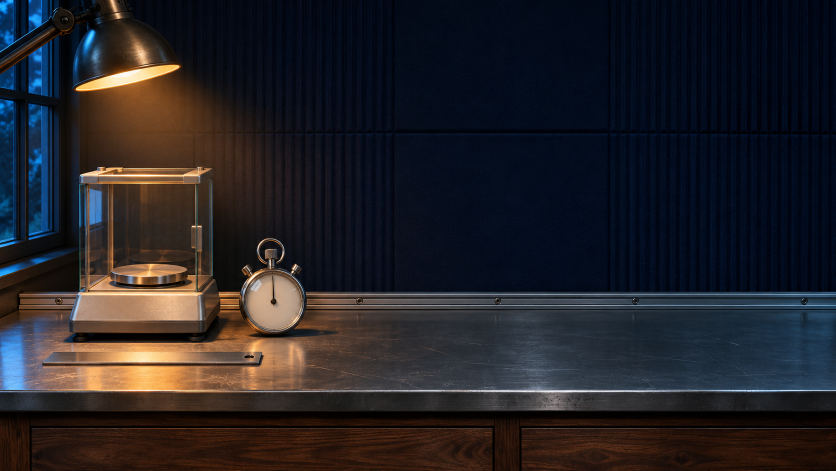
#> input picture stations/measurement/assets/bench_bg_source.png, 1672 x 941 px (shown at 1/2 size)
$ python generate_measurement_assets.py
#> lines starting #> are read from the running program, lines starting #| are printed output that depends on the picture
#!/usr/bin/env python3
"""Deterministically draw the Measurement Workshop asset set with Pillow.
All geometry, lighting, and surfaces are authored here; no external image or model is used.
"""
from pathlib import Path
from PIL import Image, ImageDraw, ImageFilter
import math, random
ROOT=Path(__file__).resolve().parents[1]
OUT=ROOT/'stations/measurement/assets'
S=2

def canvas(w,h,bg=(7,11,18,255)):
    return Image.new('RGBA',(w*S,h*S),bg)
def sc(p): return tuple(int(round(v*S)) for v in p)
def poly(d,pts,fill,outline=None,width=1): d.polygon([sc(p) for p in pts],fill=fill); \
    d.line([sc(p) for p in pts+[pts[0]]],fill=outline,width=width*S,joint='curve') if outline else None
def rect(d,box,fill,outline=None,width=1): d.rectangle(sc(box),fill=fill,outline=outline,width=width*S)
def ellipse(d,box,fill,outline=None,width=1): d.ellipse(sc(box),fill=fill,outline=outline,width=width*S)
def line(d,pts,fill,width=1): d.line([sc(p) for p in pts],fill=fill,width=max(1,width*S),joint='curve')
def rounded(d,box,r,fill,outline=None,width=1): d.rounded_rectangle(sc(box),radius=r*S,fill=fill,outline=outline,width=width*S)
def grad_bg(w,h,top,bottom):
    im=Image.new('RGBA',(w*S,h*S)); p=im.load()
    for y in range(h*S):
        t=y/(h*S-1)
        c=tuple(int(top[i]*(1-t)+bottom[i]*t) for i in range(4))
        for x in range(w*S): p[x,y]=c
    return im

def save(im,name):
    if S!=1: im=im.resize((im.width//S,im.height//S),Image.Resampling.LANCZOS)
    im.save(OUT/name,optimize=True)

def make_bg():
    # The accepted photographic background is preserved as source in the asset folder.
    # Resize only; never repaint or overwrite the source.
    source=Image.open(OUT/'bench_bg_source.png').convert('RGB')
#> source is the input picture: PIL image 1672x941 RGB; mean R, G, B 36.2, 34.2, 38.5
    source=source.resize((1920,1080),Image.Resampling.LANCZOS)
#> source: PIL image 1920x1080 RGB
    source.save(OUT/'bench_bg.png',optimize=True)

def make_ruler():
    w,h=640,128; im=canvas(w,h,(0,0,0,0)); d=ImageDraw.Draw(im,'RGBA')
#> after `im = canvas(w, h, (0, 0, 0, 0))`: im: PIL image 1280x256 RGBA; every value is 0
    # Brushed steel blade, bevels, machined dark edge
    poly(d,[(24,25),(607,25),(624,39),(624,99),(607,113),(24,113),(12,100),(12,38)],(117,136,139,255),(221,228,218,255),2)
    line(d,[(26,30),(604,30),(618,41)],(241,243,228,200),2); line(d,[(26,107),(604,107)],(51,67,71,210),2)
    for i in range(51):
        x=28+i*11.5; ht=42 if i%10==0 else (29 if i%5==0 else 17)
        line(d,[(x,39),(x,39+ht)],(16,28,33,240),2 if i%10==0 else 1)
        if i%10==0: ellipse(d,(x-2,91,x+2,95),(37,52,55,255))
    # edge grip detail
    for x in range(38,95,8): line(d,[(x,46),(x+6,46)],(191,204,198,170),1)
    save(im,'ruler.png')
#> im: PIL image 1280x256 RGBA

def make_balance():
    w=h=512; im=canvas(w,h,(0,0,0,0)); d=ImageDraw.Draw(im,'RGBA')
#> after `im = canvas(w, h, (0, 0, 0, 0))`: im: PIL image 1024x1024 RGBA; every value is 0
    # soft contact shadow
    ellipse(d,(73,425,441,478),(0,0,0,115))
    # cast-metal base and tapered shoulders
    poly(d,[(92,337),(420,337),(454,390),(424,442),(88,442),(57,390)],(35,49,55,255),(146,170,170,255),3)
    poly(d,[(78,389),(435,389),(424,431),(91,431)],(19,29,35,255),(87,112,119,255),2)
    rounded(d,(145,356,367,410),8,(7,17,22,255),(86,144,149,255),2)
    rounded(d,(167,368,346,398),4,(5,14,18,255),(52,93,101,255),1)
    # quiet segmented trace not numeric readout
    line(d,[(187,384),(211,384),(220,376),(237,389),(258,378),(280,384),(321,384)],(111,227,193,230),3)
    for x in [126,385]: ellipse(d,(x-8,408,x+8,424),(11,19,23,255),(98,119,120,255),2)
    # pedestal and pan
    poly(d,[(226,329),(286,329),(299,352),(212,352)],(87,103,105,255),(179,191,181,255),2)
    line(d,[(256,336),(256,224)],(139,154,151,255),8); line(d,[(250,233),(262,233)],(213,220,204,255),2)
    ellipse(d,(102,199,410,244),(104,119,117,255),(226,230,216,255),3)
    ellipse(d,(116,204,396,229),(176,188,179,255),(83,100,101,255),2)
    # compact calibration mass
    rounded(d,(221,125,292,199),17,(121,131,124,255),(226,218,197,255),3)
    ellipse(d,(238,113,275,131),(165,173,159,255),(229,222,201,255),2)
    line(d,[(235,142),(277,142)],(72,86,83,230),2)
    # controlled cool rim
    line(d,[(106,203),(178,198)],(152,218,218,150),2)
    save(im,'balance.png')
#> im: PIL image 1024x1024 RGBA

def make_stopwatch():
    w=h=320; im=canvas(w,h,(0,0,0,0)); d=ImageDraw.Draw(im,'RGBA')
#> after `im = canvas(w, h, (0, 0, 0, 0))`: im: PIL image 640x640 RGBA; every value is 0
    ellipse(d,(47,77,273,302),(0,0,0,110))
    rounded(d,(137,29,183,82),10,(95,112,111,255),(201,213,203,255),3)
    ellipse(d,(54,65,266,278),(39,51,56,255),(187,199,188,255),7)
    ellipse(d,(74,85,246,257),(9,19,25,255),(102,137,141,255),3)
    # physical minute hashes and analog hands
    for i in range(60):
        a=2*math.pi*i/60-math.pi/2; r1=76 if i%5==0 else 80; r2=68
        line(d,[(160+math.cos(a)*r1,171+math.sin(a)*r1),(160+math.cos(a)*r2,171+math.sin(a)*r2)],(216,226,214,220),2 if i%5==0 else 1)
    line(d,[(160,171),(190,126)],(242,166,90,255),4); line(d,[(160,171),(120,147)],(234,241,228,255),3)
    ellipse(d,(152,163,168,179),(232,240,228,255))
    # side start/reset buttons
    rounded(d,(34,106,61,147),8,(77,92,95,255),(181,195,189,255),2)
    rounded(d,(259,108,286,149),8,(77,92,95,255),(181,195,189,255),2)
    line(d,[(103,238),(217,238)],(75,101,106,150),1)
    save(im,'stopwatch.png')
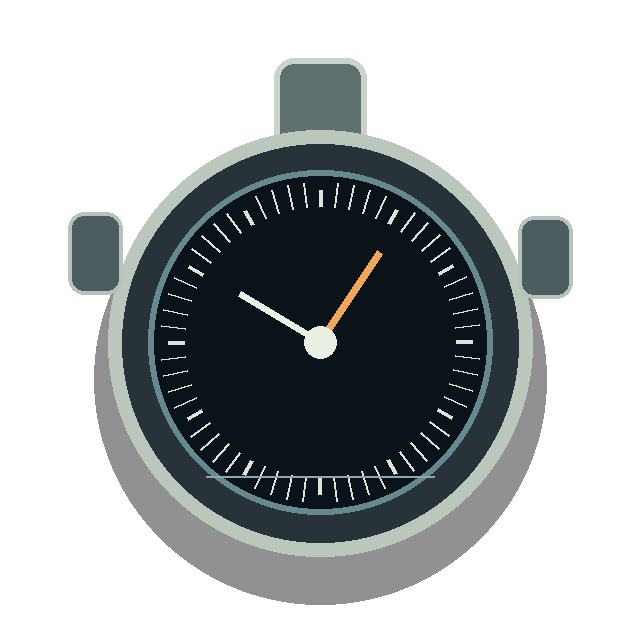
#> im: PIL image 640x640 RGBA; mean R, G, B, A 21.1, 25.6, 26.6, 104.7; transparent parts drawn white

def make_rail_piece():
    w,h=512,256; im=canvas(w,h,(0,0,0,0)); d=ImageDraw.Draw(im,'RGBA')
#> after `im = canvas(w, h, (0, 0, 0, 0))`: im: PIL image 1024x512 RGBA; every value is 0
    # aluminum extrusion in three-quarter view, repeatable end-to-end
    poly(d,[(45,83),(405,83),(465,112),(105,112)],(188,202,197,255),(236,240,225,255),3)
    poly(d,[(105,112),(465,112),(465,178),(105,178)],(72,92,99,255),(185,205,202,255),3)
    poly(d,[(45,83),(105,112),(105,178),(45,146)],(45,61,68,255),(156,175,173,255),3)
    # recessed top track and twin raised shoulders
    poly(d,[(73,91),(395,91),(428,106),(106,106)],(48,64,70,255),(120,142,143,255),2)
    poly(d,[(93,91),(137,91),(169,106),(124,106)],(127,149,149,255),(211,222,213,255),2)
    poly(d,[(300,91),(344,91),(376,106),(332,106)],(127,149,149,255),(211,222,213,255),2)
    line(d,[(112,120),(449,120)],(206,220,214,150),2)
    # end connector tongue and bolt recesses
    for x,y in [(75,121),(75,151),(426,131),(426,160)]:
        ellipse(d,(x-7,y-6,x+7,y+6),(23,37,43,255),(133,156,157,255),2); line(d,[(x-4,y),(x+4,y)],(183,197,191,170),1)
    save(im,'rail_piece.png')
#> im: PIL image 1024x512 RGBA

def make_rail_slot():
    w,h=512,256; im=canvas(w,h,(0,0,0,0)); d=ImageDraw.Draw(im,'RGBA')
    # sensor gate mounting shoe, designed to slide into the rail extrusion
    poly(d,[(91,146),(421,146),(450,165),(121,165)],(91,110,111,255),(207,219,208,255),3)
    poly(d,[(121,165),(450,165),(450,195),(121,195)],(40,56,63,255),(144,166,165,255),2)
    # dovetail shoe
    poly(d,[(147,137),(353,137),(382,151),(176,151)],(164,181,178,255),(232,236,222,255),2)
    poly(d,[(176,151),(382,151),(373,164),(168,164)],(89,112,115,255),(187,202,194,255),2)
    # gate upright + emitter/receiver window
    poly(d,[(204,137),(220,42),(286,42),(309,137)],(48,67,75,255),(177,198,199,255),3)
    rounded(d,(218,67,291,111),9,(9,23,31,255),(119,154,158,255),2)
    rounded(d,(232,79,277,99),5,(55,123,130,255),(157,222,216,255),2)
    line(d,[(238,89),(270,89)],(193,250,229,240),2)
    for x in [137,401]:
        ellipse(d,(x-9,166,x+9,183),(15,27,33,255),(170,187,181,255),2)
    # subtle glass top edge
    line(d,[(223,52),(279,52)],(218,230,222,175),2)
    save(im,'rail_slot.png')
#> in save (call 5), `if S!=1: im=im.resize((im.width//S,im.height//S),Image.Resampling.LANC..`:
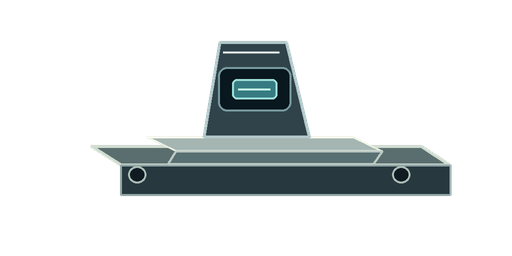
#> im: PIL image 512x256 RGBA; mean R, G, B, A 20.1, 24.3, 25, 52.9; transparent parts drawn white
#> im: PIL image 1024x512 RGBA

def make_preview():
    # Exact-size contact sheet to inspect composition, with no textual labels.
    W,H=1600,900; im=Image.new('RGBA',(W,H),(7,11,18,255)); d=ImageDraw.Draw(im,'RGBA')
#> after `im = Image.new('RGBA', (W, H), (7, 11, 18, 255))`:
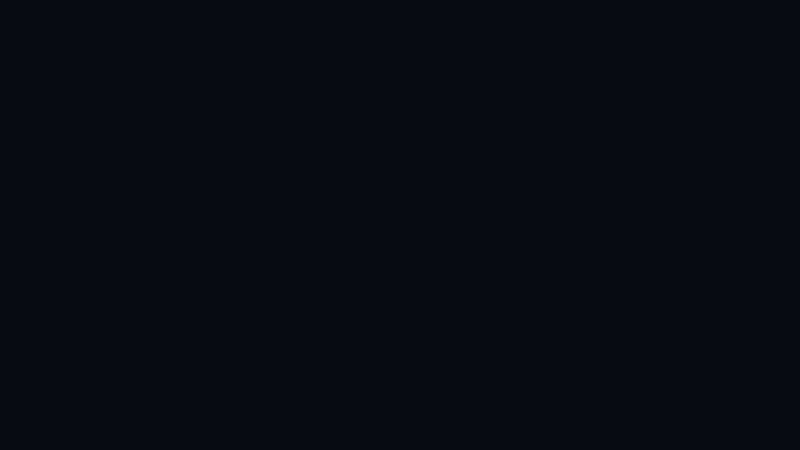
#> im: PIL image 1600x900 RGBA (shown at 1/2 size); mean R, G, B, A 7, 11, 18, 255
    bg=Image.open(OUT/'bench_bg.png').convert('RGBA').resize((960,540),Image.Resampling.LANCZOS); im.alpha_composite(bg,(0,0))
#> after `bg = Image.open(OUT / 'bench_bg.png').convert('RGBA').resize((960, 540`:
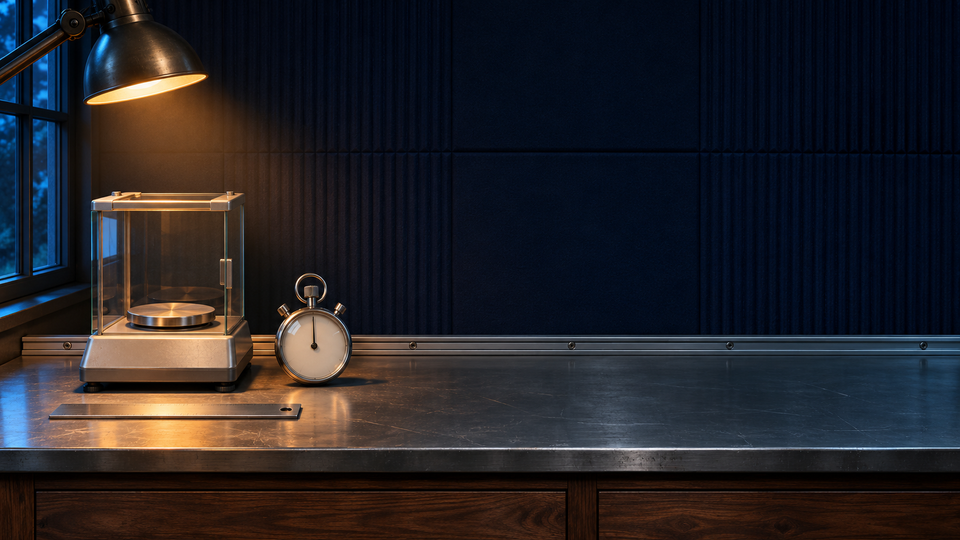
#> bg: PIL image 960x540 RGBA; mean R, G, B, A 36.2, 34.2, 38.5, 255
#> after `im.alpha_composite(bg, (0, 0))`:
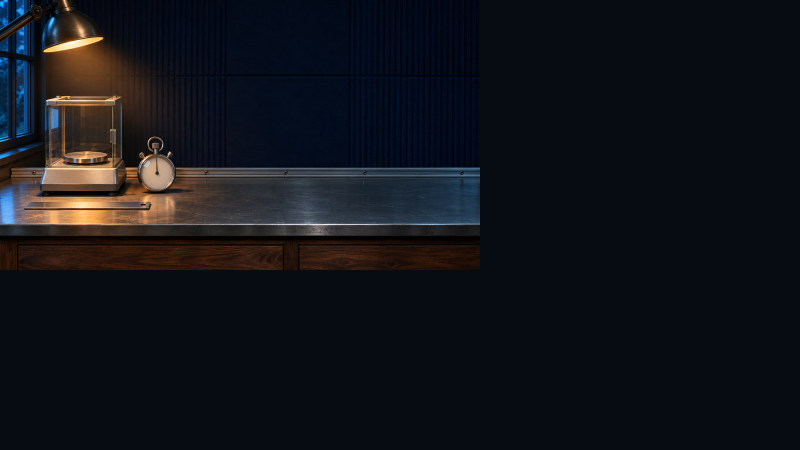
#> im: PIL image 1600x900 RGBA (shown at 1/2 size); mean R, G, B, A 17.5, 19.4, 25.4, 255
    for fname,box in [('ruler.png',(1000,55,1540,150)),('balance.png',(1060,185,1260,385)),('stopwatch.png',(1310,180,1465,335)),('rail_piece.png',(1000,450,1280,590)),('rail_slot.png',(1300,450,1570,590))]:
        a=Image.open(OUT/fname).convert('RGBA'); a.thumbnail((box[2]-box[0],box[3]-box[1]),Image.Resampling.LANCZOS); im.alpha_composite(a,(box[0]+(box[2]-box[0]-a.width)//2,box[1]+(box[3]-box[1]-a.height)//2))
#> after `a.thumbnail((box[2] - box[0], box[3] - box[1]), Image.Resampling.LANCZ`:
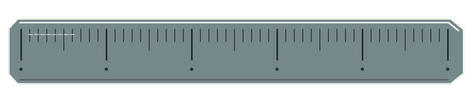
#> a: PIL image 475x95 RGBA; mean R, G, B, A 91.4, 103.3, 104.8, 167.9; transparent parts drawn white
    im.convert('RGB').save(OUT/'measurement_preview.jpg',quality=94,optimize=True)
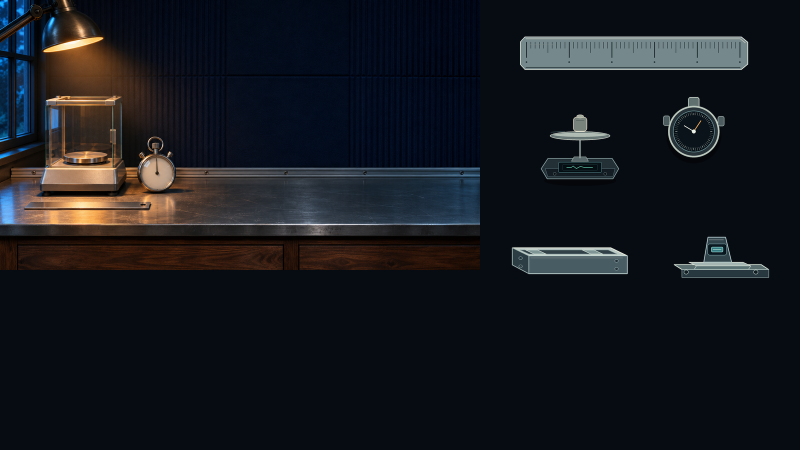
#> saved as measurement_preview.jpg: PIL image 1600x900 RGB (shown at 1/2 size); mean R, G, B 21.7, 24.2, 30

def main():
    OUT.mkdir(parents=True,exist_ok=True)
    make_bg(); make_ruler(); make_balance(); make_stopwatch(); make_rail_piece(); make_rail_slot(); make_preview()
if __name__=='__main__': main()
